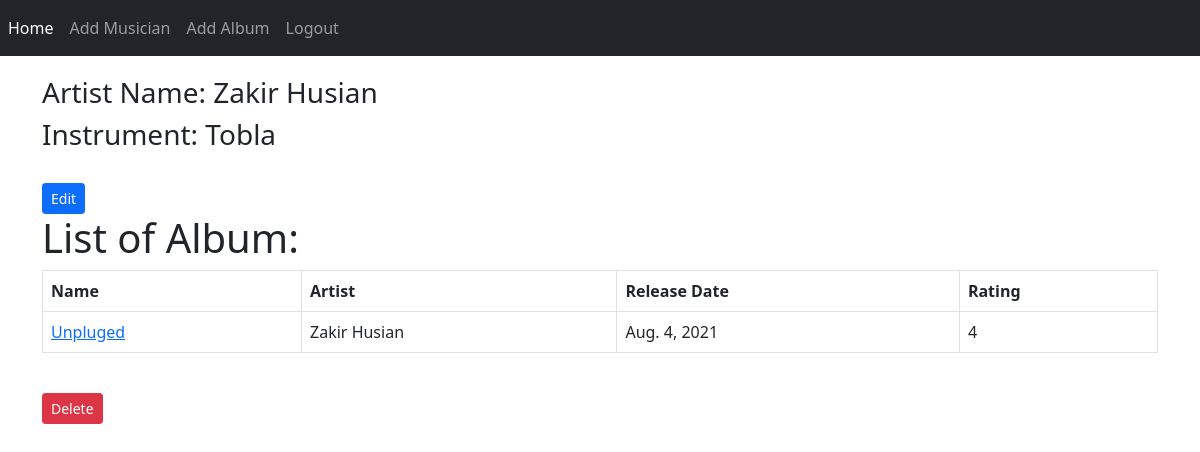
The page /album_list/1 (signed in) on the database its author committed.
### adding/models.py (models this page shows, shortened)
class Musician(models.Model):
    first_name = models.CharField(max_length=50)
    last_name = models.CharField(max_length=50)
    instrument = models.CharField(max_length=100)
    def __str__(self):
        return self.first_name + " " + self.last_name

class Album(models.Model):
    artist = models.ForeignKey(Musician, on_delete=models.CASCADE)
    name = models.CharField(max_length=50)
    release_date = models.DateField()
    rating = (
    (1, 'Worst'),
    (2, 'Bad'),
    (3, 'Not Bad'),
    (4, 'Good'),
    (5, 'Excelent')
    )
    num_stars = models.IntegerField(choices=rating)

### adding/views.py (the view)
# urls.py: path('album_list/<int:artist_id>', views.album_list, name='album_list'),
@login_required
def album_list(request, artist_id):
    artist_info = Musician.objects.get(pk=artist_id)
    album_list = Album.objects.filter(artist=artist_info)
    diction = {'title':'Album List','artist_info':artist_info,'album_list':album_list}
    return render(request, 'adding/album_list.html', context=diction)

### templates/adding/album_list.html
{% extends 'adding/base.html' %}
{% block body_block %}
<h3>Artist Name: {{ artist_info.first_name }} {{ artist_info.last_name }}</h3>
<h3>Instrument: {{ artist_info.instrument }}</h3>
<br>
<a href="{% url 'adding:edit_artist' artist_id=artist_info.id %}" class="btn btn-primary btn-sm">Edit</a>
<br>
<h1>List of Album:</h1>
<table class="table table-bordered">
  <tr>
    <th>Name</th>
    <th>Artist</th>
    <th>Release Date</th>
    <th>Rating</th>
  </tr>
  {% for album_list in album_list %}
  <tr>
    <td><a href="{% url 'adding:edit_album' album_id=album_list.id %}">{{ album_list.name }}</a></td>
    <td>{{ album_list.artist }}</td>
    <td>{{ album_list.release_date }}</td>
    <td>{{ album_list.num_stars }}</td>
  </tr>
  {% endfor %}
</table>
<br>
<a href="{% url 'adding:delete_artist' artist_id=artist_info.id %}" class="btn btn-danger btn-sm">Delete</a>
{% endblock %}

### rows shown on the page
Musician: first_name "Zakir", last_name "Husian", instrument "Tobla"
Album: name "Unpluged", artist "Zakir Husian", release_date "Aug. 4, 2021", num_stars "4"
